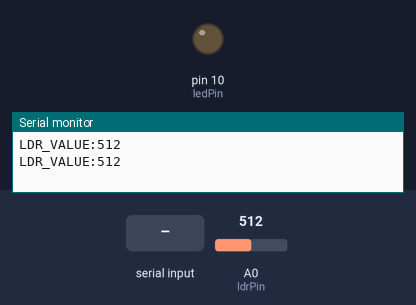
A sketch run on a simulated Arduino Uno, built with avr-gcc and run on an emulated ATmega328P. Parts: output pins drawn as LEDs (lit = HIGH), the last lines printed to the serial monitor. The test bench sets the inputs (shaded band); at power-on: A0 (ldrPin) = 512.

Above: at 1.2 s.
1.3 s: "PIN_ON\n" received over Serial
At 3.1 s:
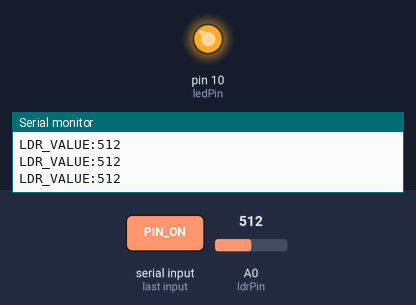
3.5 s: "PIN_OFF\n" received over Serial
At 4.6 s:
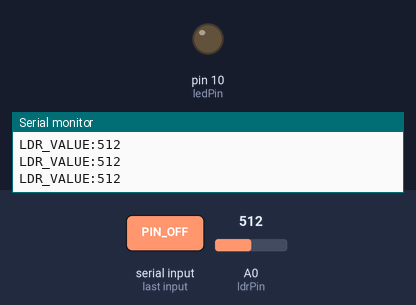
Timing chart, 0 to 6.5 s (numbered marks = the images above; inputs shaded):
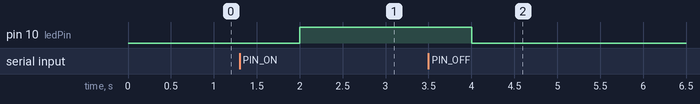

Measured:
- after the input at 1.3 s, pin 10 (ledPin): LOW → HIGH after 0.70 s
- after the input at 3.5 s, pin 10 (ledPin): HIGH → LOW after 0.50 s

The sketch:

smart_led_arduino.ino
```cpp
int ldrPin = A0; // Connect the LDR to analog pin A0
int ledPin = 10;

void setup()
{
    pinMode(ledPin, OUTPUT);
    Serial.begin(9600);
}

void loop()
{
    if (Serial.available() > 0)
    {
        String command = Serial.readStringUntil('\n');

        if (command.startsWith("PIN_ON"))
        {
            digitalWrite(ledPin, HIGH);
        }
        else if (command.startsWith("PIN_OFF"))
        {
            digitalWrite(ledPin, LOW);
        }
    }

    // Read the analog value from the LDR
    int ldrValue = analogRead(ldrPin);

    // Send the LDR value through the serial connection
    Serial.print("LDR_VALUE:");
    Serial.println(ldrValue);

    delay(1000); // Adjust the delay based on your requirements
}
```
